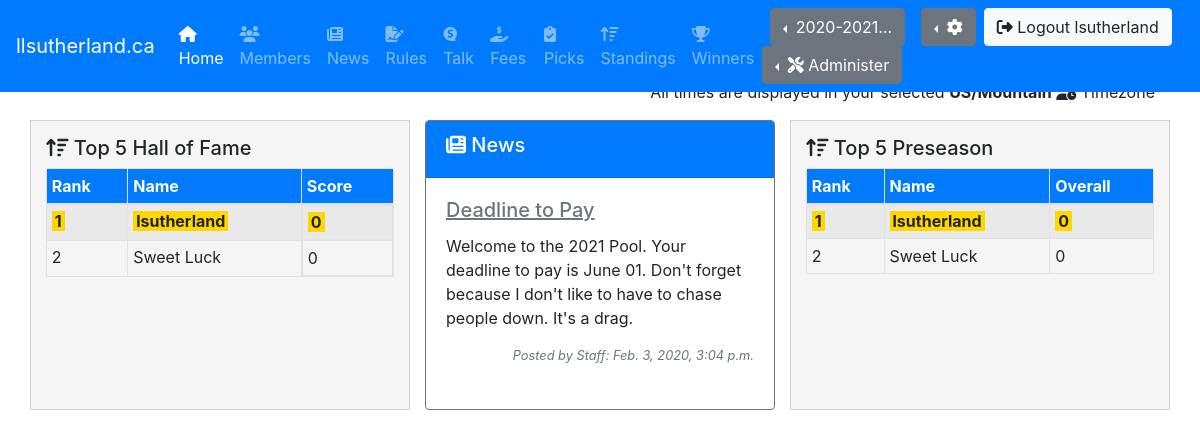
/ (signed in), run on the app's committed database.
### pool/models.py (models this page shows, shortened)
class Season(models.Model):
    name = models.CharField(max_length=50, blank=False, null=False)
    effective_date = models.DateField(blank=False, null=False)
    effective_end_date = models.DateField(blank=False, null=False)
    is_active = models.BooleanField(default=True)

class CustomUser(AbstractUser):
    US_EST = 'US/Eastern'
    TZS = [
        ('US/Alaska', 'US/Alaska'),
        ('US/Arizona','US/Arizona'),
        ('US/Central','US/Central'),
        (US_EST,'US/Eastern'),
        ('US/Hawaii','US/Hawaii'),
        ('US/Mountain','US/Mountain'),
        ('US/Pacific','US/Pacific'),
        ('Europe/Amsterdam','Europe/Amsterdam'),
        ('Europe/Athens','Europe/Athens'),
        ('Europe/Belgrade','Europe/Belgrade'),
        ('Europe/Berlin','Europe/Berlin'),
        ('Europe/Brussels','Europe/Brussels'),
        ('Europe/Bucharest','Europe/Bucharest'),
        ('Europe/Budapest','Europe/Budapest'),
        ('Europe/Copenhagen','Europe/Copenhagen'),
        ('Europe/Dublin','Europe/Dublin'),
        ('Europe/Gibraltar','Europe/Gibraltar'),
        ('Europe/Helsinki','Europe/Helsinki'),
        ('Europe/Istanbul','Europe/Istanbul'),
        ('Europe/Kiev','Europe/Kiev'),
        ('Europe/Lisbon','Europe/Lisbon'),
        ('Europe/London','Europe/London'),
        ('Europe/Luxembourg','Europe/Luxembourg'),
        ('Europe/Madrid','Europe/Madrid'),
        ('Europe/Malta','Europe/Malta'),
        ('Europe/Moscow','Europe/Moscow'),
        ('Europe/Oslo','Europe/Oslo'),
        ('Europe/Paris','Europe/Paris'),
        ('Europe/Prague','Europe/Prague'),
        ('Europe/Rome','Europe/Rome'),
        ('Europe/Sarajevo','Europe/Sarajevo'),
        ('Europe/Stockholm','Europe/Stockholm'),
        ('Europe/Vienna','Europe/Vienna'),
        ('Europe/Volgograd','Europe/Volgograd'),
        ('Europe/Warsaw','Europe/Warsaw'),
        ('Europe/Zurich','Europe/Zurich')
    ]
    username_validator = MyValidator()
    username = models.CharField(
        _('username'),
        max_length=150,
        unique=True,
        help_text=_('Required. 150 characters or fewer. Names and numbers only.'),
        validators=[username_validator],
            error_messages={
            'unique': _("A user with that username already exists."),
        },
    )
    mobile = models.CharField(max_length=20, blank=True, null=True)
    image = models.ImageField(upload_to='profile_image', blank=True, null=True)
    favorite_team = models.ForeignKey(Team, on_delete=models.CASCADE, blank=True, null=True)
    timezone = models.CharField(max_length=50, blank=False, null=False, default=US_EST, choices=TZS)

class Week(models.Model):
    name = models.CharField(max_length=50, blank=False, null=False)
    effective_date = models.DateField(blank=False, null=False)
    effective_end_date = models.DateField(blank=False, null=False)
    is_active = models.BooleanField(default=False)
    week_type = models.ForeignKey(WeekType, on_delete=models.CASCADE, null=False)
    season = models.ForeignKey(Season, on_delete=models.CASCADE, null=False)

class NewsItem(models.Model):
    title = models.CharField(max_length=30, blank=False, null=True)
    message = models.TextField(max_length=250, blank=False, null=False)
    effective_date = models.DateTimeField(null=True)
    effective_end_date = models.DateTimeField(null=True)
    class Meta:
        verbose_name_plural = "News"

class WeekType(models.Model):
    name = models.CharField(max_length=50, blank=False, null=False)
    is_active = models.BooleanField(default=True)

### pool/views.py (the view)
# urls.py: path('', HomePageView.as_view(), name='home'),
class HomePageView(LoginRequiredMixin, TemplateView):
    template_name = 'home/home.html'
    def get(self, request):
        args = get_current(request)
        args.update({'standings' : Standings.objects.all().order_by('-overall_total')})
        args.update({'template_name' : self.template_name})
        args.update({'news_items' : NewsItem.objects.order_by('-effective_date')[:3]})
        args.update({'alerts' : Alert.objects.filter(user_id=request.user.id)})
        args.update({'the_time' : get_now()})
        return render(request, self.template_name, args)

### pool/views.py (called while the page is built)
def get_current(request):
    current_season = None
    current_week = None
    seasons = []
    prefs = None
    request.session['django_timezone'] = request.user.timezone
    try:
        current_season = get_current_season(request)
        current_week = get_current_week(request)
        seasons = get_seasons()
        prefs = get_preferences(request)
    except Exception as e:
        print(e)
    return {
        'preferences' : prefs,
        'current_season': current_season,
        'current_week' : current_week,
        'seasons' : seasons
    }

def get_preferences(request):
    return Preferences.objects.get(user_id = request.user.id)

def get_seasons():
    return Season.objects.order_by('-effective_date')

def get_current_season(request):
    active_season = Season.objects.get(is_active=True)
    current_season_id = request.session['current_season_id']
    if not active_season.id == current_season_id:
        request.session['current_season_id'] = active_season.id
        return Season.objects.get(id=active_season.id)
    else:
        return Season.objects.get(id=current_season_id)

def get_current_week(request):
    active_week = Week.objects.get(is_active=True)
    current_week_id = request.session['current_week_id']
    if not active_week.id == current_week_id:
        request.session['current_week_id'] = active_week.id
        request.session['current_week_type_id'] = active_week.week_type.id
        return Week.objects.get(id=active_week.id)
    else:
        return Week.objects.get(id=current_week_id)

### utils/season_helper.py (called while the page is built)
def get_now():
    return timezone.now()

### pool/templates/home/home.html (shortened to what this page needs)
{% extends 'base.html' %}
{% load tz %}
{% block body %}
  <p class="text-right">All times are displayed in your selected <strong>{{request.session.django_timezone}}</strong> <i class="fas fa-user-clock"></i> Timezone</p>
  <div class="row mb-3">
    <div class="col-md-4 themed-grid-col">
      {% include "home/top_five.html" %}
    </div>
    <div class="col-md-4">
        {% include "home/news.html" %}
    </div>
    <div class="col-md-4 themed-grid-col">
      {% include "home/overall.html" %}
    </div>
  </div>
{% endblock %}

### pool/templates/nav/no-fav-team.html (shortened to what this page needs)
<nav class="navbar navbar-expand-md navbar-dark fixed-top bg-primary">
        <a class="navbar-brand" href="#">llsutherland.ca</a>
        <div class="collapse navbar-collapse" id="navbarCollapse">
            <ul class="navbar-nav mr-auto">
                <li class="nav-item">
                    <a class="nav-link {% if request.resolver_match.url_name == "home" %}active{% endif %}" href="{% url 'home'  %}"><i class="fas fa-home"></i> Home</a>
                </li>
                <li class="nav-item">
                    <a class="nav-link {% if request.resolver_match.url_name == "members" %}active{% endif %}" href="{% url 'members'  %}"><i class="fas fa-users"></i> Members</a>
                </li>
                <li class="nav-item">
                    <a class="nav-link {% if request.resolver_match.url_name == "news" %}active{% endif %}" href="{% url 'news'  %}"><i class="fas fa-newspaper"></i> News</a>
                </li>
                <li class="nav-item">
                    <a class="nav-link {% if request.resolver_match.url_name == "rules" %}active{% endif %}" href="{% url 'rules'  %}"><i class="fas fa-file-signature"></i> Rules</a>
                </li>
                <li class="nav-item">
                    <a class="nav-link {% if request.resolver_match.url_name == "talk" %}active{% endif %}" href="{% url 'talk'  %}"><i class="fab fa-speakap"></i> Talk</a>
                </li>
                <li class="nav-item">
                    <a class="nav-link {% if request.resolver_match.url_name == "fees" %}active{% endif %}" href="{% url 'fees'  %}"><i class="fas fa-hand-holding-usd"></i> Fees</a>
                </li>
                <li class="nav-item">
                    <a class="nav-link {% if request.resolver_match.url_name == "picks" %}active{% endif %}" href="{% url 'picks' %}"><i class="fas fa-clipboard-check"></i> Picks</a>
                </li>
                <li class="nav-item">
                    <a class="nav-link {% if request.resolver_match.url_name == "standings" %}active{% endif %}" href="{% url 'standings'%}""><i class="fas fa-sort-amount-up"></i> Standings</a>
                </li>
                <li class="nav-item">
                    <a class="nav-link {% if request.resolver_match.url_name == "winners" %}active{% endif %}" href="{% url 'winners'  %}"><i class="fas fa-trophy"></i> Winners</a>
                </li>
            </ul>
            <form class="form-inline mt-2 mt-md-0">
                <div class="dropdown dropleft pl-2 pr-2">
                {% if current_season %}
                    <a class="btn btn-secondary dropdown-toggle" href="#" role="button" id="dropdownSeason" data-toggle="dropdown" aria-haspopup="true" aria-expanded="false">
                        {{current_season.name | truncatechars:10}}
                    </a>
                {% endif %}
                </div>
                <div class="dropdown dropleft pl-2 pr-2">
                    <a class="btn btn-secondary dropdown-toggle" href="#" role="button" id="dropdownProfile" data-toggle="dropdown" aria-haspopup="true" aria-expanded="false">
                        <i class="fas fa-cog"></i>
                    </a>
                </div>
                <a class="btn btn-light mr-2 my-2 my-sm-0" href="{% url 'logout' %}"><i class="fas fa-sign-out-alt"></i> Logout {{user.username}}</a>
                {% if user.is_staff %}
                    <div class="dropdown dropleft">
                        <button class="btn btn-secondary dropdown-toggle" type="button" id="dropdownMenuButton" data-toggle="dropdown" aria-haspopup="true" aria-expanded="false">
                            <i class="fas fa-tools"></i> Administer
                        </button>
                    </div>
                {% endif %}
            </form>
        </div>
    </nav>

### pool/templates/home/top_five.html (shortened to what this page needs)
<h5><i class="fas fa-sort-amount-up"></i> Top 5 {{current_week.name}}</h5>
<table class="table table-sm table-striped table-bordered">
    <thead>
        {% if user.favorite_team %}
            <tr style="background-color:{{user.favorite_team.color_01}};color:{{user.favorite_team.color_03}};border-color:{{user.favorite_team.color_03}}">
                <th>Rank</th>
                <th>Name</th>
                <th>Score</th>
            </tr>
        {% else %}
            <tr class="bg-primary text-white">
                <th>Rank</th>
                <th>Name</th>
                <th>Score</th>
            </tr>
        {% endif %}
    </thead>
    <tbody>
    {% for item in standings %}
        <tr>
            <td><span {% if request.user.username == item.user.username %} class="highlight-user"{% endif %}>{{item.id}}</span></td>
            <td><span {% if request.user.username == item.user.username %} class="highlight-user"{% endif %}>{{item.user.username}}</span></td>
            <td id="preHofId" style="display:{% if current_week.name == 'Hall of Fame' %}block{% else %}none{% endif %};"><span {% if request.user.username == item.user.username %} class="highlight-user"{% endif %}>{{item.pre_hof}}</span></td>
        </tr>
    {% endfor %}
    </tbody>
</table>

### pool/templates/home/news.html (shortened to what this page needs)
{% if user.favorite_team %}
  {% if news_items.count > 0 %}
  <div class="card" style="color:{{user.favorite_team.color_01}}">
    <div class="card-header" style="background-color:{{user.favorite_team.color_03}}">
      <h5><i class="fas fa-newspaper"></i> News</h5>
    </div>
    <div class="card-body">
      {% for n in news_items %}
          <h5 class="card-title" style="text-decoration:underline;color:{{user.favorite_team.color_01}}">{{n.title}}</h5>
          <p class="card-text">{{n.message}}</p>
          <small id="newsHelp{{n.id}}" class="form-text text-muted text-right mb-4" style="font-style:italic;">Posted by Staff: {{n.effective_date}}</small>
      {% endfor %}
    </div>
  </div>
  {% else %}
  <div class="card">
    <div class="card-header">
      <h5>News</h5>
    </div>
    <div class="card-body">
        <p id="newsHelpNone" class="form-text text-muted text-center mb-4" style="font-style:italic;">There is no news</p>
    </div>
  </div>
  {% endif %}
{% else %}
  {% if news_items.count > 0 %}
  <div class="card border-secondary">
    <div class="card-header bg-primary text-white">
      <h5><i class="fas fa-newspaper"></i> News</h5>
    </div>
    <div class="card-body">
      {% for n in news_items %}
          <h5 class="card-title text-secondary" style="text-decoration:underline;">{{n.title}}</h5>
          <p class="card-text">{{n.message}}</p>
          <small id="newsHelp{{n.id}}" class="form-text text-muted text-right mb-4" style="font-style:italic;">Posted by Staff: {{n.effective_date}}</small>
      {% endfor %}
    </div>
  </div>
  {% endif %}
{% endif %}

### pool/templates/home/overall.html
<h5><i class="fas fa-sort-amount-up"></i> Top 5 {{current_week.week_type.name}}</h5>
<table class="table table-sm table-striped table-bordered">
    <thead>
        {% if user.favorite_team %}
            <tr style="background-color:{{user.favorite_team.color_01}};color:{{user.favorite_team.color_03}};border-color:{{user.favorite_team.color_03}}">
                <th>Rank</th>
                <th>Name</th>
                <th>Overall</th>
            </tr>
        {% else %}
            <tr class="bg-primary text-white">
                <th>Rank</th>
                <th>Name</th>
                <th>Overall</th>
            </tr>
        {% endif %}
    </thead>
    <tbody>
    {% for item in standings %}
        <tr>
            <td><span {% if request.user.username == item.user.username %}class="highlight-user"{% endif %}>{{item.id}}</span></td>
            <td><span {% if request.user.username == item.user.username %}class="highlight-user"{% endif %}>{{item.user.username}}</span></td>
            <td><span {% if request.user.username == item.user.username %}class="highlight-user"{% endif %}>{{item.overall_total}}</span></td>
        </tr>
    {% endfor %}
    </tbody>
</table>

### pool/static/nfl/grid.css (style rules this page uses)
.themed-grid-col { padding-top: 15px; padding-bottom: 15px; background-color: whitesmoke; border: 1px solid rgba(86, 61, 124, .2); }

### pool/static/nfl/style.css (style rules this page uses)
.highlight-user { background-color: gold; font-weight: bold; padding-left: 3px; padding-right: 3px; }

### data on the page
Season: name "2020-2021…"
CustomUser: username "lsutherland", session.django_timezone "US/Mountain", user.username "lsutherland", user.username "lsutherland"
Week: name "Hall of Fame", week_type.name "Preseason"
CustomUser: user.username "Sweet Luck", user.username "Sweet Luck"
NewsItem: title "Deadline to Pay", message "Welcome to the 2021 Pool. Your deadline to pay is June 01. Don't forget because I don't like to have to chase people down. It's a drag.", effective_date "Feb. 3, 2020, 3:04 p.m."

### other printed values
{{ item.id }} "1" "2"
{{ item.pre_hof }} "0" "0"
{{ item.overall_total }} "0" "0"
